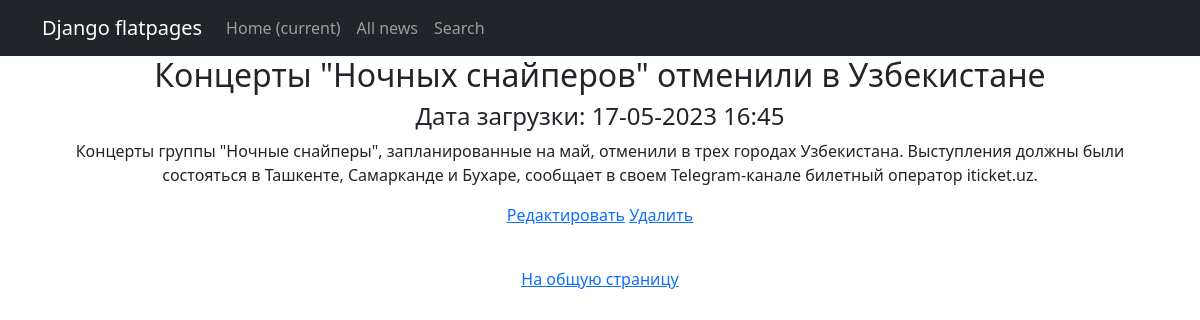
Page /news/2/ (signed in) on the committed database.
### news/models.py (models this page shows, shortened)
class Post(models.Model):
    author = models.ForeignKey(Author, on_delete=models.CASCADE)
    category = models.ManyToManyField(Category, through='PostCategory')
    type = models.CharField(max_length=2,
                            choices=POST_TYPES,
                            default=article)
    header = models.CharField(max_length=255)
    text = models.TextField()
    _rank = models.IntegerField(default=0, db_column='rank')
    created_datetime = models.DateTimeField(auto_now_add=True)
    @property
    def rank(self):
        return self._rank
    @rank.setter
    def rank(self, value):
        self._rank = int(value) if value >= 0 else 0
        self.save()

### news/views.py (the view)
# urls.py: path('<int:pk>/', PostDetail.as_view(), name='post_detail'),  # Ссылка на страницу новости
class PostDetail(LoginRequiredMixin, DetailView):
    template_name = 'flatpages/post_detail.html'
    queryset = Post.objects.all()

### news/templatetags/custom_filters.py (called while the page is built)
@register.filter(name='censor')
def Censor(text: str):
    for word in restricted_lexicon:
        text = re.sub(word, "#" * len(word), text)
    return text

### templates/flatpages/post_detail.html (shortened to what this page needs)
{% extends 'flatpages/default.html' %}
{% load custom_filters %}
{% block content %}
    {% if post %}
        <h2>
            {{ post.header|censor }}
        </h2>
        <h4>
            Дата загрузки: {{ post.created_datetime|date:'d-m-Y H:i' }}
        </h4>
        <p>
            {{ post.text|censor }}
        </p>
    {% else %}
        <h2>Новость не найдена!</h2>
    {% endif %}
<a href="{% url 'post_update' post.id %}"><u>Редактировать</u></a>
<a href="{% url 'post_delete' post.id %}"><u>Удалить</u></a>
<p>&nbsp;</p>
<a href="{% url 'overview' %}"><u>На общую страницу</u></a>
{% endblock content %}

### rows in the picture
Post: header|censor "Концерты \"Ночных снайперов\" отменили в Узбекистане", created_datetime "17-05-2023 16:45", text|censor "Концерты группы \"Ночные снайперы\", запланированные на май, отменили в трех городах Узбекистана. Выступления должны были состояться в Ташкенте, Самарканде и Бухаре, сообщает в своем Telegram-канале билетный оператор iticket.uz."
